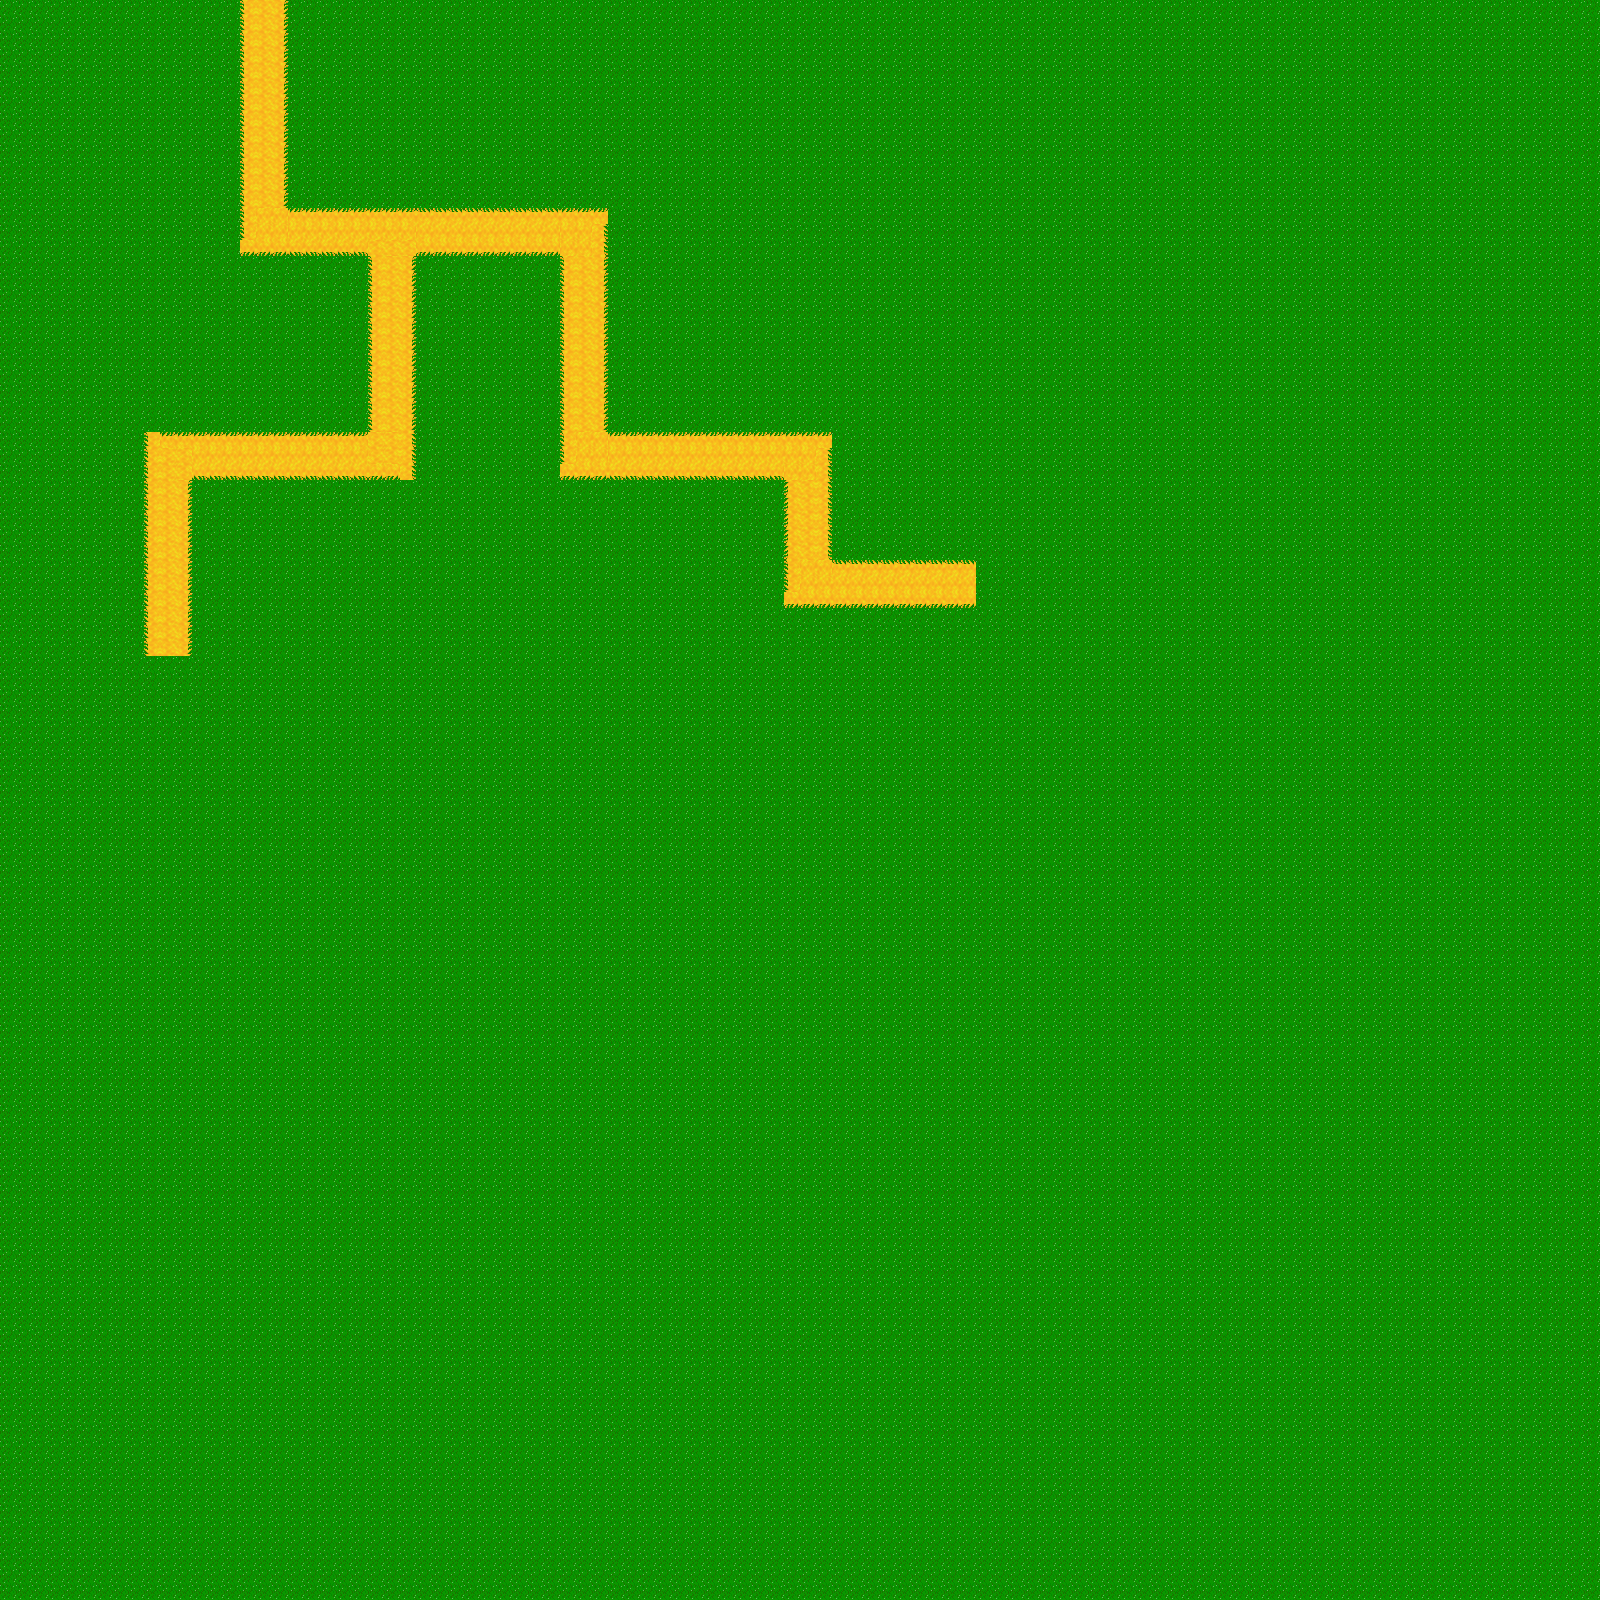

A 2D game scene composited from a Tiled map and its tileset images. What follows is a short description and the map's XML, with each tile layer's data collapsed to a summary:
An orthogonal 100x100 tile map with 16x16 px tiles, 1 tile layer (Capa de Patrones 1) and 22 objects (10x Camino, 8x Interseccion, 2x spawner, fin).

<map version="1.2" tiledversion="1.2.3" orientation="orthogonal" renderorder="right-down" width="100" height="100" tilewidth="16" tileheight="16" infinite="0" nextlayerid="4" nextobjectid="32">
 <tileset firstgid="1" name="base" tilewidth="16" tileheight="16" tilecount="256" columns="16">
  <image source="Tileset.png" width="256" height="256" />
 </tileset>
 <layer id="1" name="Capa de Patrones 1" width="100" height="100">
  <data>[10000 cells, 10000 non-empty, 4 distinct tile ids]</data>
 </layer>
 <objectgroup id="2" name="Objetos">
  <object id="6" name="Camino" x="563.994" y="431.005" width="270.012" height="47.9891" />
  <object id="7" name="Camino" x="783.077" y="560.422" width="190.762" height="47.9891" />
  <object id="8" name="Camino" x="189.244" y="432.255" width="225.012" height="47.9891" />
  <object id="9" name="Camino" x="244.494" y="208.005" width="347.345" height="47.9891" />
  <object id="10" name="Camino" x="237.661" y="207.005" width="128.679" height="47.9891" />
  <object id="11" name="Interseccion" x="368" y="207.635" width="48" height="15.0625">
   <properties>
    <property name="Interseccion" value="l" />
   </properties>
  </object>
  <object id="12" name="Interseccion" x="144" y="431.969" width="48" height="14.0625">
   <properties>
    <property name="Interseccion" value="r" />
   </properties>
  </object>
  <object id="13" name="Interseccion" x="399.879" y="432.302" width="15.4545" height="48.0625">
   <properties>
    <property name="Interseccion" value="u" />
   </properties>
  </object>
  <object id="14" name="Interseccion" x="561" y="430.635" width="15" height="48.0625">
   <properties>
    <property name="Interseccion" value="u" />
   </properties>
  </object>
  <object id="15" name="Interseccion" x="783.5" y="431.469" width="48" height="18.0625">
   <properties>
    <property name="Interseccion" value="l" />
   </properties>
  </object>
  <object id="16" name="Interseccion" x="784" y="559.302" width="16" height="48.0625">
   <properties>
    <property name="Interseccion" value="u" />
   </properties>
  </object>
  <object id="17" name="Interseccion" x="559.75" y="207.719" width="48" height="18.0625">
   <properties>
    <property name="Interseccion" value="l" />
   </properties>
  </object>
  <object id="18" name="Interseccion" x="239.75" y="207.969" width="16" height="48.0625">
   <properties>
    <property name="Interseccion" value="u" />
   </properties>
  </object>
  <object id="21" name="fin" x="263.75" y="5">
   <point />
  </object>
  <object id="22" name="spawner" x="158.667" y="658.667">
   <properties>
    <property name="Direccion" value="u" />
    <property name="cantidad enemigos" value="4,6,8,10" />
    <property name="cantidad rondas" type="int" value="4" />
   </properties>
   <point />
  </object>
  <object id="23" name="spawner" x="986" y="577">
   <properties>
    <property name="Direccion" value="l" />
    <property name="cantidad enemigos" value="4,6,8,10" />
    <property name="cantidad rondas" type="int" value="4" />
   </properties>
   <point />
  </object>
  <object id="27" name="Camino" x="145.073" y="431.672" width="45.853" height="225.989" />
  <object id="28" name="Camino" x="784.073" y="431.505" width="45.853" height="176.489" />
  <object id="29" name="Camino" x="560.073" y="207.005" width="45.853" height="271.989" />
  <object id="30" name="Camino" x="368.073" y="206.005" width="45.853" height="275.989" />
  <object id="31" name="Camino" x="241.073" y="0.5055" width="45.853" height="254.989" />
 </objectgroup>
 <objectgroup id="3" name="Camara" visible="0">
  <object id="24" x="-2.66667" y="-1.33333" width="976" height="660" />
 </objectgroup>
</map>
